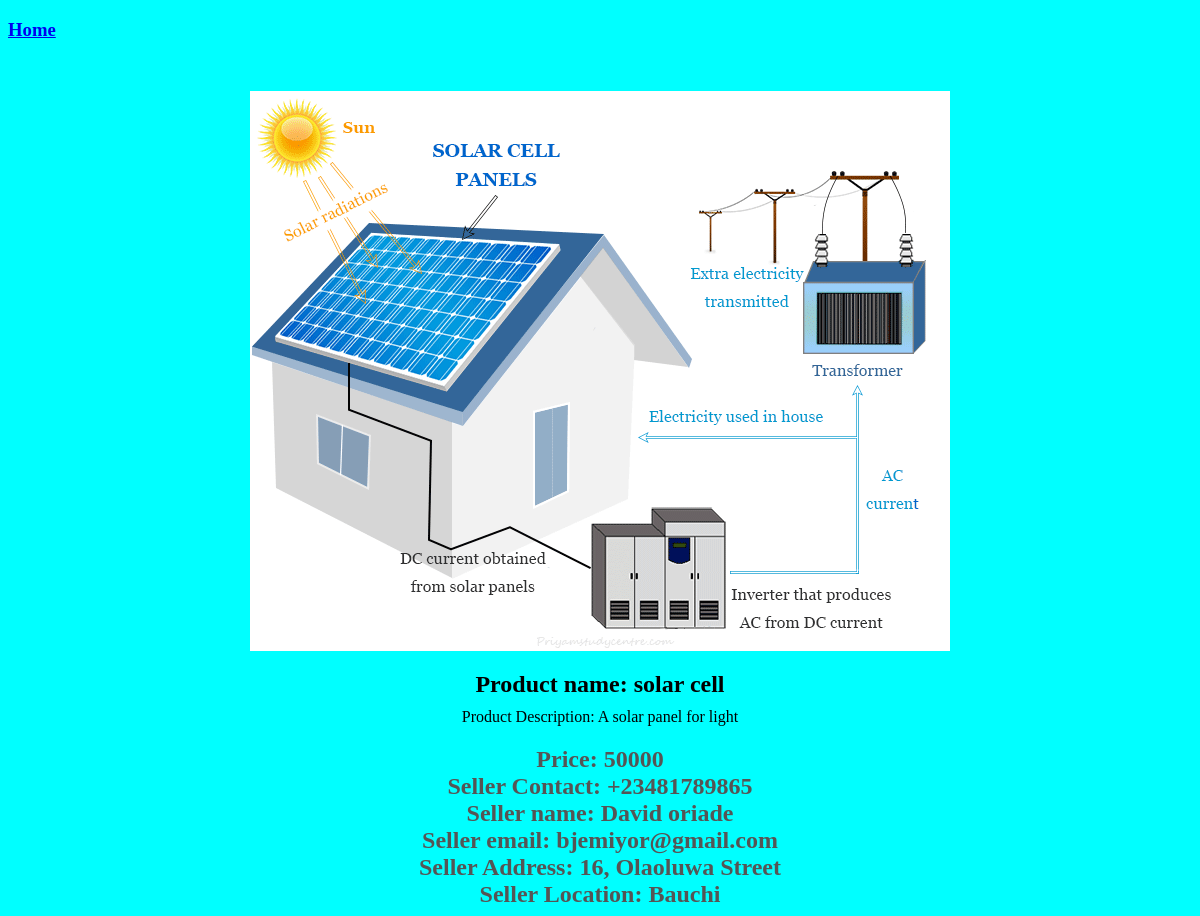
Screenshot of /solar-cell/ with the database file from the repository.
### seller/models.py (models this page shows, shortened)
class Product(models.Model):
    username = models.CharField(max_length=50)
    name = models.CharField(max_length=64)
    price = models.IntegerField()
    quantity = models.IntegerField()
    description = models.TextField()
    slug = models.SlugField()
    thumb = models.ImageField(blank=True)

class User(models.Model):
    username = models.CharField(max_length=30, unique=True)
    password = models.CharField(max_length=256)
    fullname = models.CharField(max_length=100)
    email = models.EmailField(unique=True)
    phone = models.CharField(max_length=15)
    address = models.TextField()
    state = models.CharField(max_length=30)
    gender_choices = (
        ('M', 'Male'),
        ('F', 'Female'),
        ('O', 'Other'),
    )
    gender = models.CharField(max_length=1, choices=gender_choices)

### buyer/views.py (the view)
# urls.py: path('<slug:slug>/', product_detail, name='product_detail'),
def product_detail(request, slug):
    item = get_object_or_404(Product, slug=slug)
    seller = ""
    context = {}
    if item:
        seller = get_object_or_404(User, username=item.username)
        context = {'item': item,'seller': seller}
    return render(request, 'buyer/product_detail.html', context)

### buyer/templates/buyer/product_detail.html (shortened to what this page needs)
{% load static %} {% block content %}
<!DOCTYPE html>
<html lang="en">
  <head>
    <link
      rel="stylesheet"
      type="text/css"
      href="{% static 'css/listsell.css' %}"
    />
  </head>
  <body style="background-color: aqua">
    <h3><a href="{% url 'buyer:home' %}">Home</a></h3>
    <div class="container">
      <img src="{{item.thumb.url}}" alt="Product Image" class="product-image" />
      <div class="product-name">Product name: {{item.name}}</div>
      <div class="product-description">
        Product Description: {{item.description}}
      </div>
      <div class="product-price">Price: {{item.price}}</div>
      <div class="product-price">Seller Contact: {{seller.phone}}</div>
      <div class="product-price">Seller name: {{seller.fullname}}</div>
      <div class="product-price">Seller email: {{seller.email}}</div>
      <div class="product-price">Seller Address: {{seller.address}}</div>
      <div class="product-price">Seller Location: {{seller.state}}</div>
    </div>
  </body>
</html>
{% endblock %}

### static_folder/css/listsell.css (style rules this page uses)
body { background-color: rgb(174, 127, 255); }
.container { display: flex; flex-direction: column; align-items: center; margin-top: 50px; }
.product-image { max-width: 100%; height: auto; margin-bottom: 20px; }
.product-name { font-weight: bold; font-size: 24px; margin-bottom: 10px; }
.product-description { font-size: 16px; margin-bottom: 20px; }
.product-price { font-weight: bold; font-size: 24px; color: #555; }

### rows the page displays
Product: thumb (picture), name "solar cell", description "A solar panel for light", price "50000"
User: phone "+23481789865", fullname "David oriade", email "bjemiyor@gmail.com", address "16, Olaoluwa Street", state "Bauchi"
